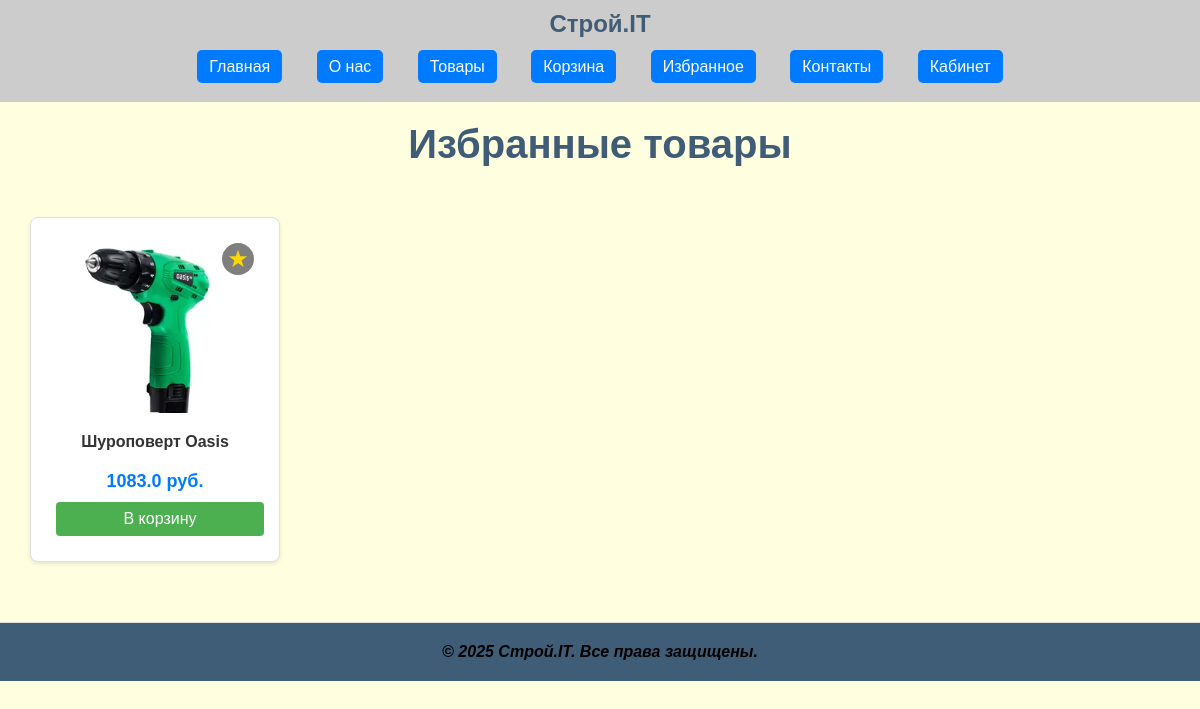
The page /favorites (signed in) on the database its author committed.
### app.py (models this page shows)
class Product(db.Model):
    id = db.Column(db.Integer, primary_key=True)
    name = db.Column(db.String(150), nullable=False)
    description = db.Column(db.String(500), nullable=False)
    price = db.Column(db.Float, nullable=False)
    image = db.Column(db.String(150), nullable=False)
    favorites = db.relationship('Favorite', backref='product', lazy=True)

### app.py (the view)
@app.route('/favorites')
def favorites():
    if 'user_id' not in session:
        return redirect(url_for('login'))
    user = User.query.get(session['user_id'])
    favs = Favorite.query.filter_by(user_id=user.id).all()
    products = [fav.product for fav in favs]
    return render_template('favorites.html', favorites=products)

### templates/favorites.html (shortened to what this page needs)
<!DOCTYPE html>
<html lang="ru">
<head>
    <link rel="stylesheet" href="{{ url_for('static', filename='css/style.css') }}">
    <link rel="stylesheet" href="{{ url_for('static', filename='css/products_style.css') }}">
</head>
<body>
    <header>
        <div class="header-container">
            <div class="logo">Строй.IT</div>
            <nav>
                <ul class="menu">
                    <li><a href="{{ url_for('home') }}" class="nav-button">Главная</a></li>
                    <li><a href="{{ url_for('about') }}" class="nav-button">О нас</a></li>
                    <li><a href="{{ url_for('products') }}" class="nav-button">Товары</a></li>
                    <li><a href="{{ url_for('view_cart') }}" class="nav-button">Корзина</a></li>
                    <li><a href="{{ url_for('favorites') }}" class="nav-button active">Избранное</a></li>
                    <li><a href="{{ url_for('contact') }}" class="nav-button">Контакты</a></li>
                    <li><a href="{{ url_for('profile') }}" class="nav-button">Кабинет</a></li>
                </ul>
            </nav>
        </div>
    </header>
    <main>
        <h1 style="text-align: center; margin: 20px 0; color: #405d77;">Избранные товары</h1>
        {% if not favorites %}
            <p style="text-align: center; font-size: 18px; color: #666;">У вас пока нет избранных товаров</p>
        {% else %}
            <div class="product-list">
                {% for product in favorites %}
                    <div class="product-item">
                        <div class="product-icon">
                            <img src="{{ url_for('static', filename='images/' ~ product.image) }}"
                                 alt="{{ product.name }}"
                                 onclick="window.location='{{ url_for('product_detail', product_id=product.id) }}'">
                            <a href="{{ url_for('remove_favorite', product_id=product.id) }}"
                               class="favorite-button" title="Удалить из избранного">★</a>
                        </div>
                        <div class="product-info">
                            <h3><a href="{{ url_for('product_detail', product_id=product.id) }}" style="color: #333; text-decoration: none;">{{ product.name }}</a></h3>
                            <p class="price">{{ product.price }} руб.</p>
                            <a href="{{ url_for('add_to_cart', product_id=product.id) }}"
                               class="buy-button">В корзину</a>
                        </div>
                    </div>
                {% endfor %}
            </div>
        {% endif %}
    </main>
    <footer style="text-align: center; padding: 20px; background: #405d77; margin-top: 30px; border-top: 1px solid #e0e0e0;">
        <p style="margin: 0; color: #000000; font-style: italic; font-weight: bold;">&copy; 2025 Строй.IT. Все права защищены.</p>
    </footer>
</body>
</html>

### static/css/style.css (style rules this page uses)
body { font-family: Arial, sans-serif; background-color: #FFFFE0; color: #333; margin: 0; padding: 0; }
h1 { color: #405d77; font-size: 2.5em; margin-bottom: 22px; }
p { margin: 10px 0; }
a { color: #007BFF; text-decoration: none; }
.logo { font-size: 24px; font-weight: bold; color: #405d77; }
.menu { margin-top: 20px; }

### static/css/products_style.css (style rules this page uses)
* { box-sizing: border-box; }
body { font-family: Arial, sans-serif; background-color: #FFFFE0; color: #333; margin: 0; padding: 0; }
.header-container { background-color: #ccc; padding: 10px; text-align: center; }
.logo { font-size: 24px; font-weight: bold; color: #405d77; }
nav { display: inline-block; }
.menu { list-style: none; padding: 0; }
.menu li { display: inline; margin: 0 15px; }
.nav-button { background-color: #007BFF; color: white; padding: 8px 12px; text-decoration: none; border-radius: 5px; transition: background-color 0.3s; }
h1 { text-align: center; margin: 20px 0; color: #007BFF; }
.product-list { display: flex; flex-wrap: wrap; justify-content: center; padding: 20px; }
.product-item { background-color: white; border: 1px solid #ccc; border-radius: 8px; box-shadow: 0 2px 10px rgba(0,0,0,0.1); margin: 10px; padding: 15px; text-align: center; width: 250px; display: flex; flex-direction: column; justify-content: space-between; }
.product-info { display: flex; flex-direction: column; }
.buy-button { background-color: #5cb85c; color: white; padding: 10px 15px; text-decoration: none; border-radius: 5px; margin-left: 10px; }
footer { background-color: #007BFF; color: white; text-align: center; padding: 10px 0; position: relative; bottom: 0; width: 100%; }
.product-info h3 a { transition: color 0.5s ease; }

### templates/favorites.html (style rules this page uses)
.product-list { display: grid; grid-template-columns: repeat(auto-fill, minmax(250px, 1fr)); gap: 20px; padding: 20px; max-width: 1200px; margin: 0 auto; }
.product-item { border: 1px solid #e0e0e0; border-radius: 8px; padding: 15px; text-align: center; background: white; box-shadow: 0 2px 4px rgba(0,0,0,0.1); transition: transform 0.3s ease; }
.product-icon { position: relative; margin-bottom: 10px; height: 180px; display: flex; align-items: center; justify-content: center; }
.product-icon img { max-width: 100%; max-height: 100%; object-fit: contain; border-radius: 4px; }
.favorite-button { position: absolute; top: 10px; right: 10px; color: gold; font-size: 24px; text-decoration: none; background: rgba(0,0,0,0.5); width: 32px; height: 32px; border-radius: 50%; display: flex; align-items: center; justify-content: center; }
.product-info { padding: 10px 0; }
.product-info h3 { margin: 0 0 10px; font-size: 16px; }
.price { font-weight: bold; font-size: 18px; color: #007bff; margin: 10px 0; }
.buy-button { display: inline-block; padding: 8px 16px; background-color: #4CAF50; color: white; text-decoration: none; border-radius: 4px; transition: background-color 0.3s; }

### rows shown on the page
Product: image (picture), name "Шуроповерт Oasis", price "1083.0"
